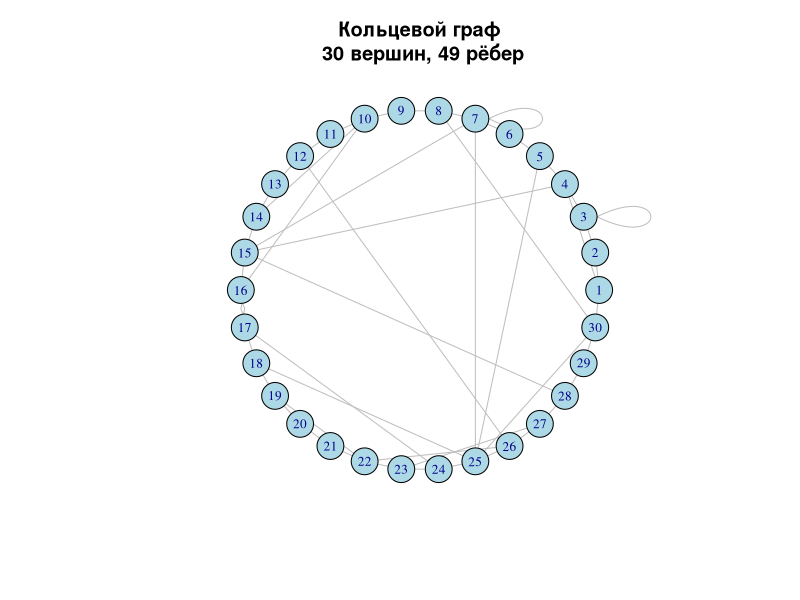
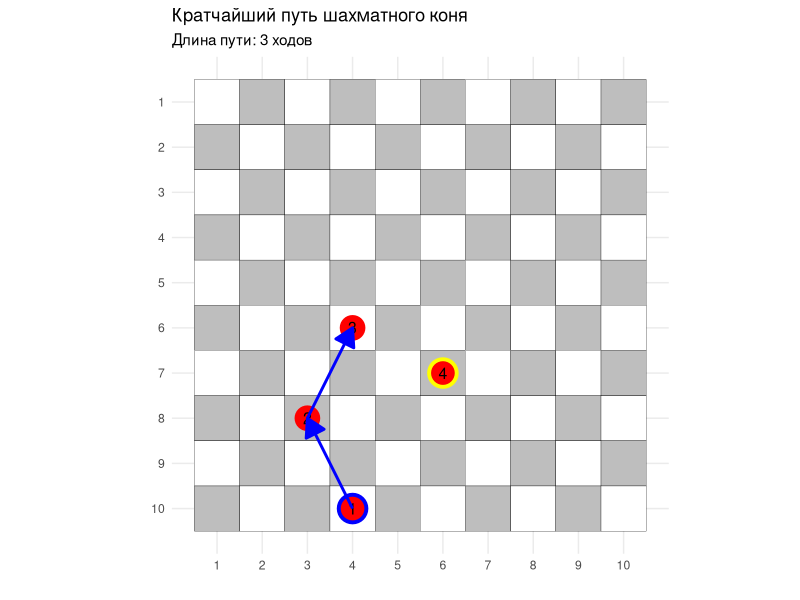

Generate these figures, in order, with R:
install.packages("igraph")
install.packages("network")
install.packages("sna")
install.packages("ndtv")

library(igraph)

N <- 10

G_size_min <- N + 10
G_size_max <- (N/10 + 5)*2 + 5*N
G_size <- sample(G_size_min:G_size_max, 1)

g_ring <- make_ring(G_size, directed = FALSE, circular = TRUE)

extra_edges <- sample(1:G_size, 1)

g <- g_ring + edges(sample(1:G_size, 2 * extra_edges, replace = TRUE))

if (!is_connected(g)) {
  g <- make_connected(g)
}

cat("Число вершин графа:", vcount(g), "\n")
cat("Число рёбер графа:", ecount(g), "\n")

plot(g,
     vertex.size = 15,
     vertex.color = "lightblue",
     vertex.label.cex = 0.8,
     edge.color = "gray",
     layout = layout_in_circle,
     main = paste("Кольцевой граф\n", 
                  vcount(g), "вершин,", ecount(g), "рёбер"))

adj_matrix <- as_adjacency_matrix(g, sparse = FALSE)
print("Матрица смежности:")
print(adj_matrix)
g

############# 
############ Задача №2

library(ggplot2)
library(ggforce)
library(igraph)

build_knight_graph <- function(N) {
  positions <- expand.grid(x = 1:N, y = 1:N)
  
  moves <- matrix(c(2,1, 2,-1, -2,1, -2,-1, 1,2, 1,-2, -1,2, -1,-2), ncol = 2, byrow = TRUE)
  
  g <- make_empty_graph(n = nrow(positions), directed = TRUE)
  
  for (i in 1:nrow(positions)) {
    current_pos <- as.numeric(positions[i, ])
    new_positions <- t(current_pos + t(moves))
    valid_positions <- new_positions[new_positions[, 1] %in% 1:N & 
                                       new_positions[, 2] %in% 1:N, , drop = FALSE]
    
    for (j in 1:nrow(valid_positions)) {
      target_idx <- which(positions$x == valid_positions[j, 1] & 
                            positions$y == valid_positions[j, 2])
      g <- add_edges(g, c(i, target_idx))
    }
  }
  
  V(g)$x <- positions$x
  V(g)$y <- positions$y
  
  return(g)
}

find_knight_path <- function(N, start, end) {
  g <- build_knight_graph(N)
  
  positions <- expand.grid(x = 1:N, y = 1:N)
  start_idx <- which(positions$x == start[1] & positions$y == start[2])
  end_idx <- which(positions$x == end[1] & positions$y == end[2])
  
  shortest_path <- shortest_paths(g, from = start_idx, to = end_idx, 
                                  mode = "out", output = "both")
  
  path_vertices <- shortest_path$vpath[[1]]
  path_coords <- do.call(rbind, lapply(path_vertices, function(v) {
    c(V(g)$x[v], V(g)$y[v])
  }))
  
  return(list(
    moves = length(path_vertices) - 1,
    path = path_coords
  ))
}

visualize_chessboard <- function(N, path) {
  board <- expand.grid(x = 1:N, y = 1:N)
  board$color <- ifelse((board$x + board$y) %% 2 == 0, "white", "gray")
  
  path_df <- as.data.frame(path)
  colnames(path_df) <- c("x", "y")
  path_df$step <- 1:nrow(path_df)
  
  ggplot(board) +
    geom_tile(aes(x, y = N - y + 1, fill = color), color = "black") +
    scale_fill_identity() +
    geom_point(data = path_df, aes(x, y = N - y + 1), size = 8, color = "red") +
    geom_text(data = path_df, aes(x, y = N - y + 1, label = step), color = "black", size = 4) +
    geom_segment(
      data = path_df[-nrow(path_df), ], 
      aes(x = x, y = N - y + 1, xend = dplyr::lead(x), yend = N - dplyr::lead(y) + 1), 
      arrow = arrow(type = "closed", length = unit(0.2, "inches")), 
      color = "blue", size = 1
    ) +
    geom_point(
      aes(x, y = N - y + 1), 
      data = path_df[1, , drop = FALSE], 
      size = 8, shape = 1, color = "blue", stroke = 2
    ) +
    geom_point(
      aes(x, y = N - y + 1), 
      data = path_df[nrow(path_df), , drop = FALSE], 
      size = 8, shape = 1, color = "yellow", stroke = 2
    ) +
    scale_x_continuous(breaks = 1:N) +
    scale_y_continuous(breaks = 1:N, labels = function(y) N - y + 1) + 
    coord_fixed() +
    theme_minimal() +
    labs(
      title = "Кратчайший путь шахматного коня",
      subtitle = paste("Длина пути:", nrow(path_df) - 1, "ходов"),
      x = "", y = ""
    ) +
    theme(panel.grid.minor = element_blank())
}

input <- c(10, 4, 10, 6, 7)  # N, start_x, start_y, end_x, end_y
N <- input[1]
start <- c(input[2], input[3])
end <- c(input[4], input[5])

result <- find_knight_path(N, start, end)

cat("Минимальное количество ходов:", result$moves, "\n")
cat("Путь:\n")
print(result$path)

visualize_chessboard(N, result$path)
